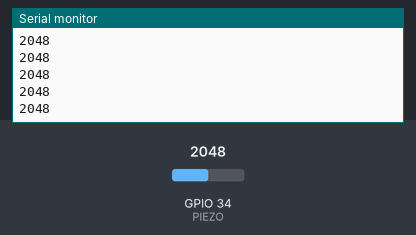
The sketch below on a simulated ESP32. Parts: the last lines printed to the serial monitor. The inputs (shaded band) are chosen by the test bench; at power-on: GPIO 34 (PIEZO) = 2048.

Above: at 1.2 s.
1.3 s: GPIO 34 (PIEZO) set to 2866
At 1.32 s:
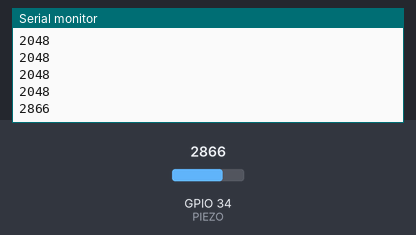
2.8 s: GPIO 34 (PIEZO) set to 3603
At 2.82 s:
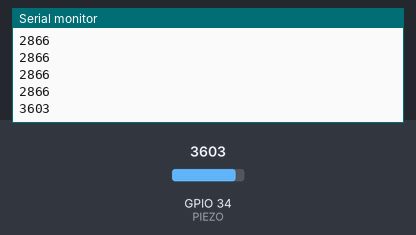
Timing chart, 0 to 5.8 s (numbered marks = the images above; inputs shaded):
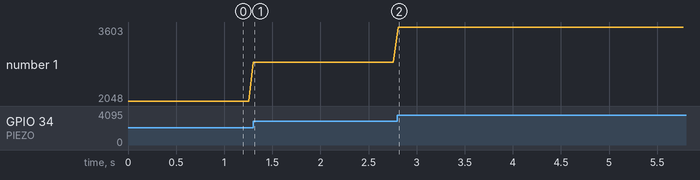

Measured:
- after the input at 1.3 s, the serial monitor: prints a new line at once (image 1)
- after the input at 2.8 s, the serial monitor: prints a new line at once (image 2)
- plotted number 1: 2048 → 2866 after the input at 1.3 s, 2866 → 3603 after the input at 2.8 s

The sketch:

Piezo_Disc_Example_Code.ino
```cpp
const int PIEZO = 34;

void setup() {
  Serial.begin(115200);
}

void loop() {
	int value = analogRead(PIEZO);

	Serial.println(value);
	delay(50);
}
```
